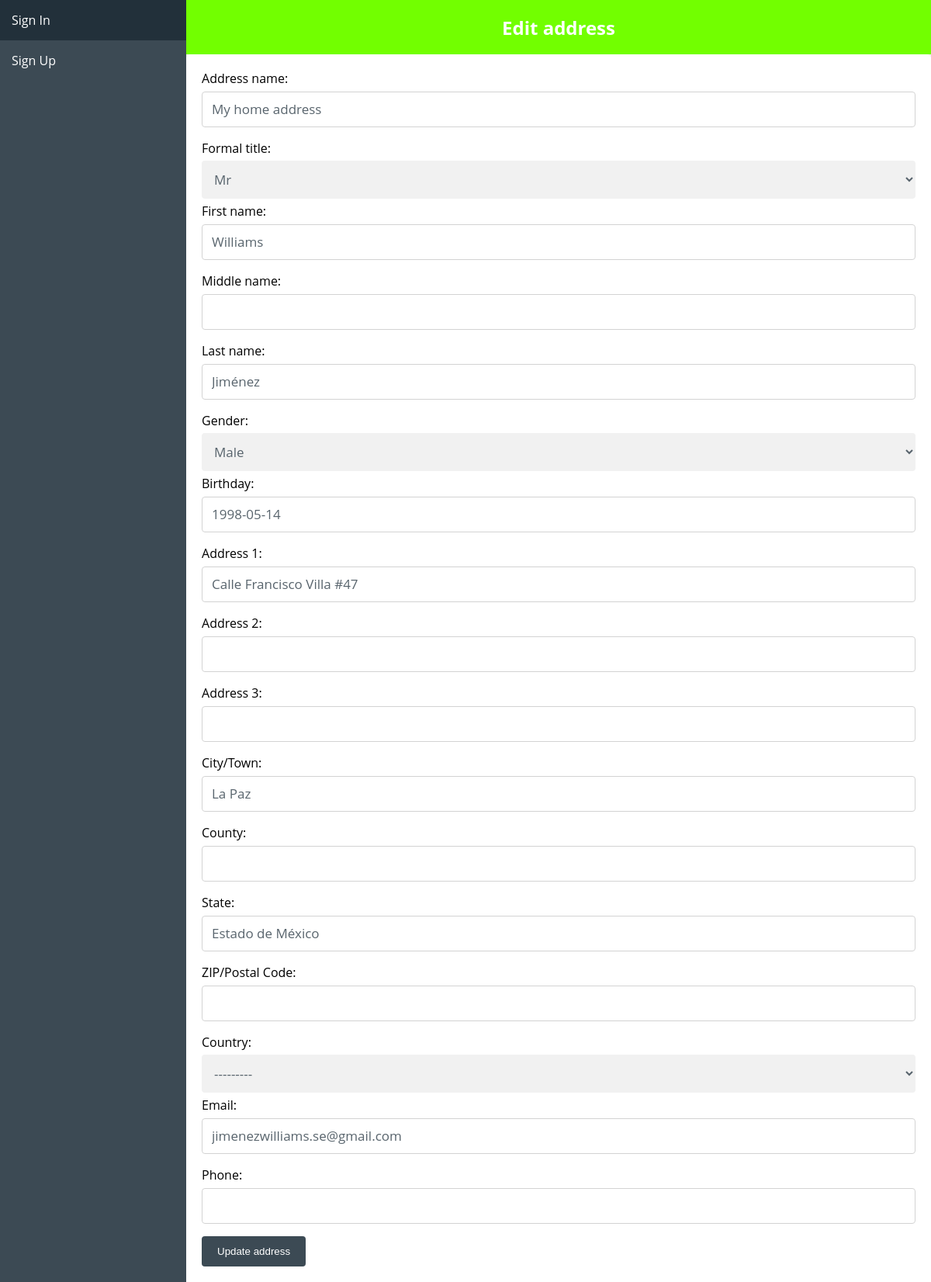
The app's page /vault/update/address/1 with its own data.
### vault/models.py (models this page shows, shortened)
class Address(models.Model):
    TITLE_CHOICES = [
        ('Sir', 'Sir'),
        ('Madam', 'Madam'),
        ('Mr', 'Mr'),
        ('Mrs', 'Mrs'),
        ('Ms', 'Ms'),
        ('Miss', 'Miss'),
        ('Dr', 'Dr'),
    ]
    GENDER_CHOICES = [
        ('M', 'Male'),
        ('F', 'Female'),
        ('O', 'Other'),
    ]
    timestamp = models.DateTimeField(auto_now_add=True)
    updated = models.DateTimeField(auto_now=True)
    user = models.ForeignKey(User, on_delete=models.CASCADE, blank=True, null=True, related_name="addresses")
    name = models.CharField(verbose_name="Address name", max_length=25, blank=True, null=True)
    title = models.CharField(verbose_name="Formal title", max_length=25, blank=True, null=True, choices=TITLE_CHOICES, default="Sir")
    first_name = models.CharField(verbose_name="First name", max_length=25, blank=True, null=True)
    middle_name = models.CharField(verbose_name="Middle name", max_length=25, blank=True, null=True)
    last_name = models.CharField(verbose_name="Last name", max_length=25, blank=True, null=True)
    gender = models.CharField(verbose_name="Gender", max_length=25, blank=True, null=True, choices=GENDER_CHOICES, default='Mr')
    birthday = models.DateField(verbose_name="Birthday", blank=True, null=True)
    address1 = models.CharField(verbose_name="Address 1", max_length=50, blank=True, null=True)
    address2 = models.CharField(verbose_name="Address 2", max_length=50, blank=True, null=True)
    address3 = models.CharField(verbose_name="Address 3", max_length=50, blank=True, null=True)
    city = models.CharField(verbose_name="City/Town", max_length=50, blank=True, null=True)
    county = models.CharField(verbose_name="County", max_length=50, blank=True, null=True)
    state = models.CharField(verbose_name="State", max_length=50, blank=True, null=True)
    zip = models.CharField(verbose_name="ZIP/Postal Code", max_length=5, blank=True, null=True)
    country = CountryField(verbose_name="Country", blank=True, null=True)
    email = models.EmailField(verbose_name="Email", blank=True, null=True)
    phone = models.CharField(verbose_name="Phone", max_length=10, blank=True, null=True)

### vault/views.py (the view)
# urls.py: path('update/address/<int:pk>', views.UpdateAddressView.as_view(), name="update_address"),
class UpdateAddressView(UpdateView):
    model = Address
    fields = ['name', 'title', 'first_name', 'middle_name','last_name',
            'gender', 'birthday', 'address1', 'address2', 'address3', 'city',
            'county', 'state', 'zip', 'country', 'email', 'phone']
    template_name = 'vault/create_item.html'
    success_url = "/vault/addresses"
    def get_context_data(self, **kwargs):
        context = super().get_context_data(**kwargs)
        context["item_name"] = "address"
        context["update"] = True
        return context

### templates/vault/create_item.html (shortened to what this page needs)
{% extends 'base.html' %}
{% load static %}
{% block content %}
  {% if update %}
    {% if item_name == 'password' %}
      <h2 class="header" style="background-color: tomato;">Edit {{ item_name }}</h3>
    {% elif item_name == 'note' %}
      <h2 class="header" style="background-color: rgb(255, 237, 0);">Edit {{ item_name }}</h3>
    {% elif item_name == 'address' %}
      <h2 class="header" style="background-color: rgb(114, 255, 0);">Edit {{ item_name }}</h3>
    {% elif item_name == 'payment card' %}
      <h2 class="header" style="background-color: rgb(74, 71, 255);">Edit {{ item_name }}</h3>
    {% elif item_name == 'bank account' %}
      <h2 class="header" style="background-color: rgb(234, 71, 255);">Edit {{ item_name }}</h3>
    {% endif %}
  {% endif %}
  <div class="container">
    <form action="{{ action_url }}" id="{{ item_form_id }}" method="post">
        {{ form }}
        {% if update %}
          <button type="submit">Update {{ item_name }}</button>
        {% else %}
          <button type="submit">Create {{ item_name }}</button>
        {% endif %}
    </form>
  </div>
{% endblock %}

### static/capstone.css (style rules this page uses)
body { font-family: 'Open Sans', Verdana; }
* { box-sizing: border-box; }
body { margin: 0; }
body, html, .map-container { height: 100%; }
input[type=text], input[type=email], input[type=password], select, textarea { width: 100%; padding: 12px; border: 1px solid #ccc; border-radius: 4px; box-sizing: border-box; margin-top: 6px; margin-bottom: 16px; resize: vertical; }
::placeholder { color: #3c4a54ff; font-family: 'Open Sans', Verdana; }
input, select { color: #3c4a54ff; font-family: 'Open Sans', Verdana; }
button[type=submit] { background-color: #3c4a54ff; color: white; padding: 12px 20px; border: none; border-radius: 4px; cursor: pointer; }
.container { border-radius: 5px; background-color: #fff; padding: 20px; }
input, select, .btn { width: 100%; padding: 12px; border: none; border-radius: 4px; margin: 5px 0; opacity: 0.85; display: inline-block; font-size: 17px; line-height: 20px; text-decoration: none; }
.header { color: white; background-color: #2e6bd1ff; text-align: center; padding: 18.72px; margin: 0px; }

### records on screen
Address: name "My home address", title "Mr", first_name "Williams", last_name "Jiménez", gender "Male", birthday "1998-05-14", address1 "Calle Francisco Villa #47", city "La Paz", state "Estado de México", country "---------", email "jimenezwilliams.se@gmail.com"

### other values on screen
{{ item_name }} "address"
